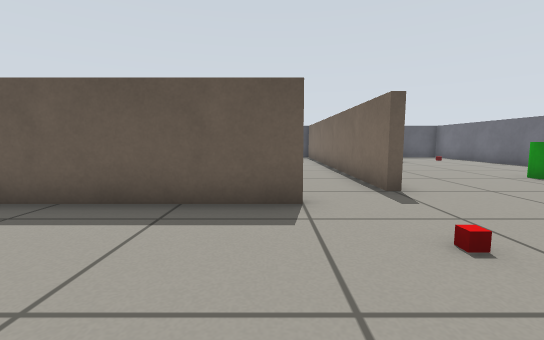
[1] (above)

16 first-person views from a walk through a Gazebo world. The camera is 0.51 m above the floor, tilts 6° down and sees 90° across. The floor is counted in squares, 0.5 m on a side. Each view is taken from the middle of a square. On the plan, view 1 faces up. The plan holds only what a view shows up to about 11 squares ahead; the rest is blank.

[2]
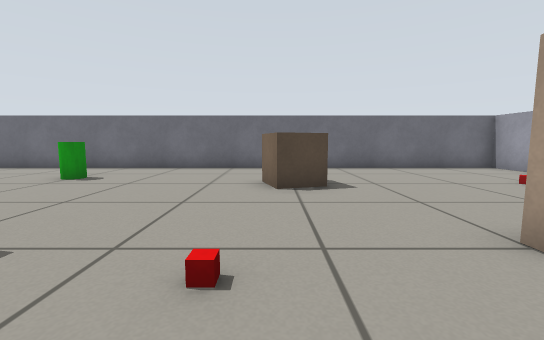

[3]
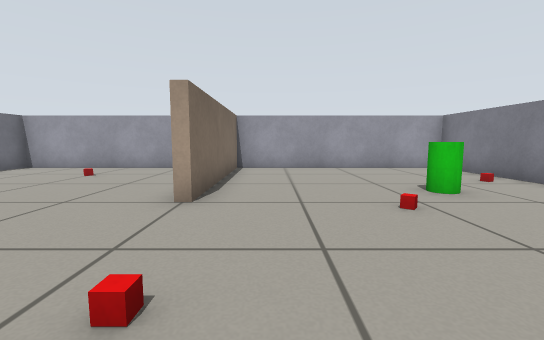

[4]
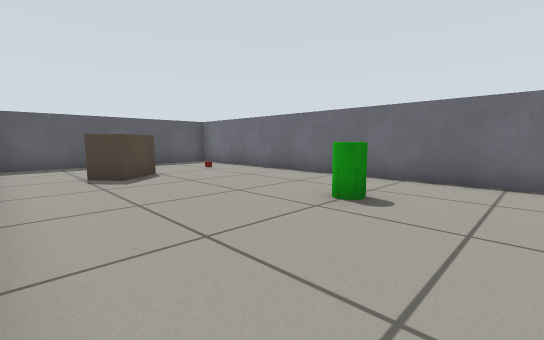

[5]
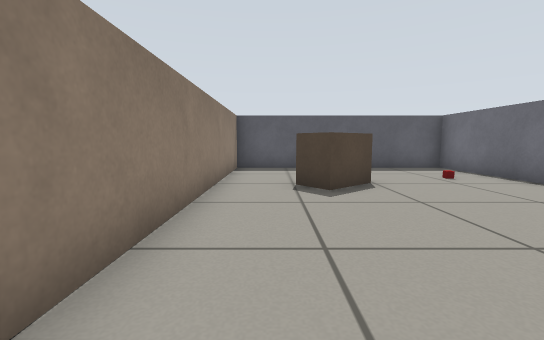

[6]
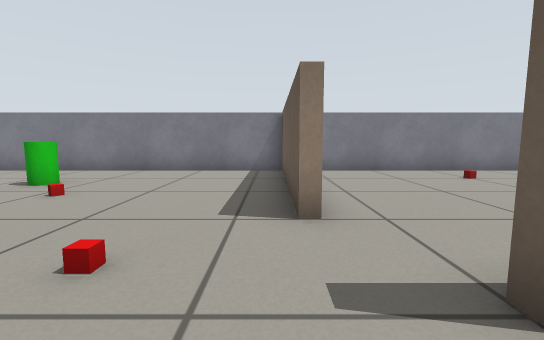

[7]
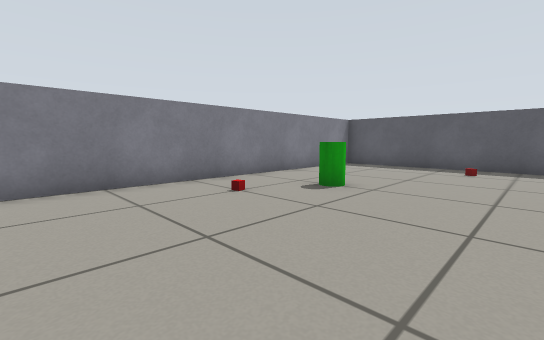

[8]
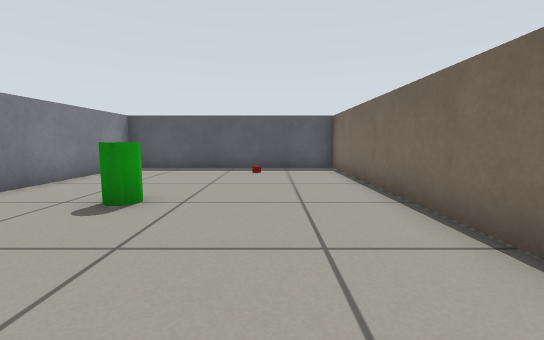

[9]
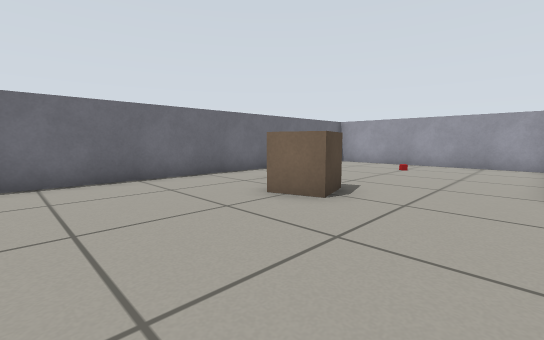

[10]
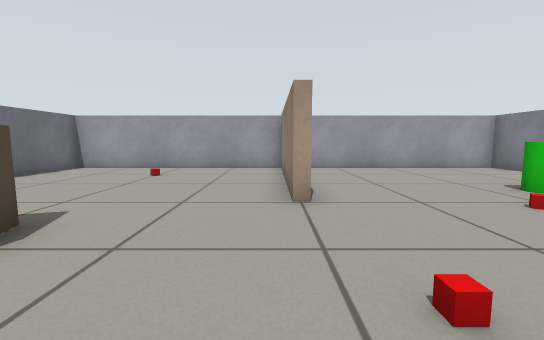

[11]
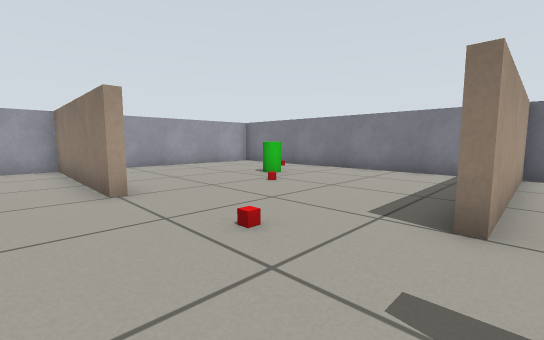

[12]
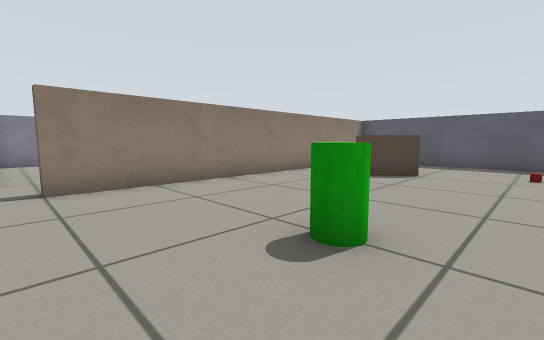

[13]
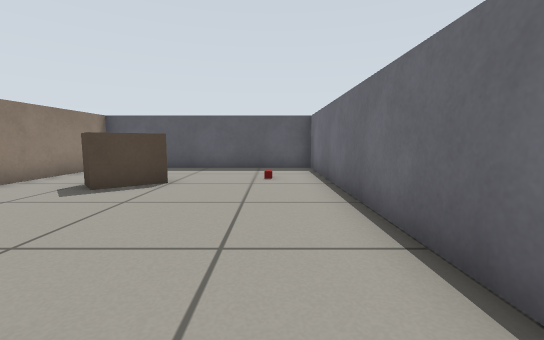

[14]
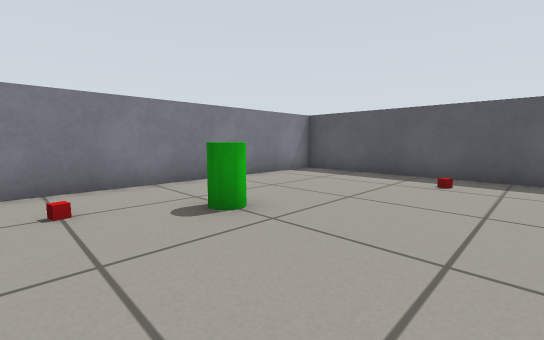

[15]
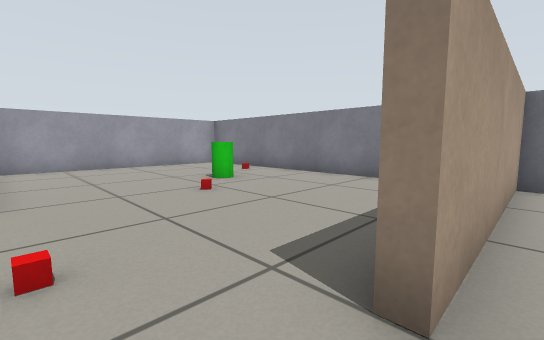

[16]
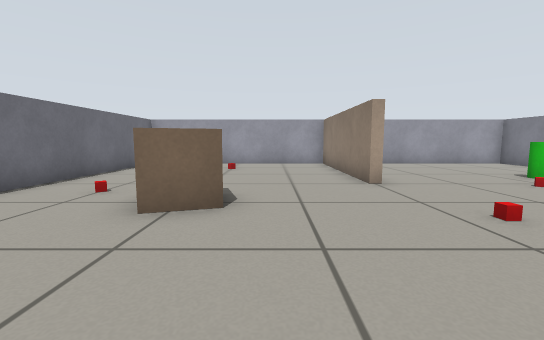

### Floor plan
Ten units are one square. View 1 is at (0, 0); x grows to the right and y downward. Boxes are objects, and circles mark ways between rooms. Rooms are numbered by the first view taken in them; rooms with no view inside come last. Other rooms are left out.
<svg viewBox="-60 -180 170 250">
<path fill="none" stroke="#000" d="M5 -47 5 -44 -55 -44 -55 65 24 65 24 5 27 5 27 65 105 65 105 -175 27 -175 27 -55 24 -55M24 -55 24 -175 -55 -175 -55 -47 5 -47"/>
<rect x="-55" y="25" width="10" height="10" fill="#bbb"><title>other object</title></rect>
<rect x="-35" y="5" width="20" height="20" fill="#bbb"><title>green cylinder</title></rect>
<rect x="-15" y="-5" width="10" height="10" fill="#bbb"><title>red box</title></rect>
<rect x="15" y="-25" width="10" height="10" fill="#bbb"><title>red box</title></rect>
<rect x="45" y="-145" width="20" height="20" fill="#bbb"><title>brown box</title></rect>
<rect x="55" y="35" width="10" height="10" fill="#bbb"><title>other object</title></rect>
<rect x="55" y="-25" width="20" height="20" fill="#bbb"><title>brown box</title></rect>
<rect x="65" y="-85" width="20" height="20" fill="#bbb"><title>green cylinder</title></rect>
<rect x="75" y="-5" width="10" height="10" fill="#bbb"><title>other object</title></rect>
<rect x="85" y="-145" width="10" height="10" fill="#bbb"><title>other object</title></rect>
<rect x="-45" y="-95" width="10" height="10" fill="#bbb"><title>red box</title></rect>
<rect x="-35" y="-125" width="20" height="20" fill="#bbb"><title>green cylinder</title></rect>
<rect x="-15" y="-165" width="10" height="10" fill="#bbb"><title>other object</title></rect>
<circle cx="10" cy="-50" r="3" fill="#2a7"/>
<text x="40" y="-40">1</text>
<text x="-20" y="-110">2</text>
</svg>
Room 1 opens to room 2.

Where each view was taken, in squares from view 1:
view 1: 0 up, 0 right, facing up
view 2: 2 up, 0 right, facing right
view 3: 4 up, 1 right, facing down
view 4: 5 up, 3 right, facing up-right
view 5: 7 up, 4 right, facing up
view 6: 4 up, 4 right, facing left
view 7: 6 up, 1 right, facing up-left
view 8: 7 up, 0 right, facing up
view 9: 6 up, 3 right, facing down-right
view 10: 4 up, 3 right, facing down
view 11: 5 up, 4 right, facing down-left
view 12: 5 up, 9 right, facing up-left
view 13: 7 up, 9 right, facing up
view 14: 9 up, 1 right, facing up-left
view 15: 5 up, 2 right, facing down-left
view 16: 6 up, 5 right, facing down
